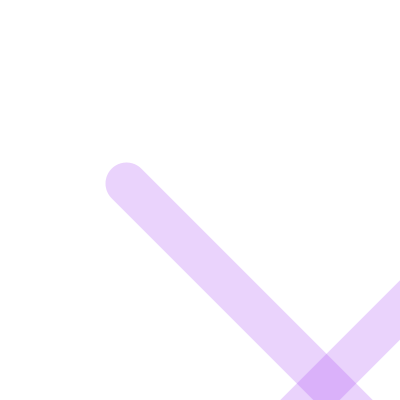
Frame 1 (no input)
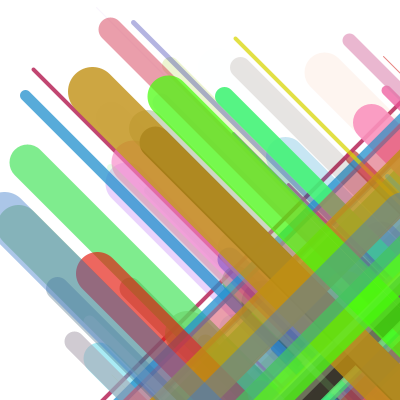
Frame 60 (the mouse pressed at the canvas centre just before this capture)
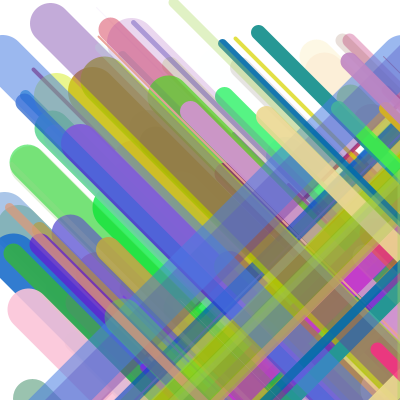
Frame 120 (the mouse held since frame 60 and released just before this capture)

The Processing sketch that drew these frames (run headless with seeded random() and noise(); from frame 60 on, the mouse is pressed at the canvas centre):

// Processing sketch: processing_60411
// ── processing_60411.pde


void setup() {
   size(400,400);
   noStroke();
   smooth();
   background(255);
}

void draw() {
    frameRate(15);
    drawLine(int(random(255)), int(random(255)), int(random(255)), 
    int(random(255)), int(random(50)), int(random(width)), 
    int(random(height)), 400);
  
}

void drawLine(int c1, int c2, int c3, int c4,
              int weight, int x, int y, int size) {
  stroke(c1,c2,c3,c4);
  strokeWeight(weight);
  line(x, y, x+size, y+size);
  line(x+size, y, x, y+size);
  line(y+size, x, y+size, x+size);
}
